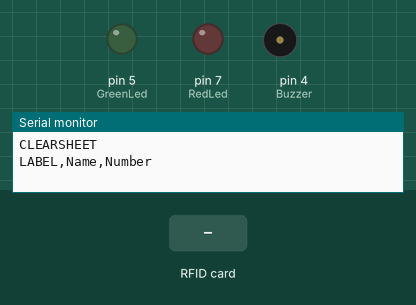
This sketch was run on a simulated Arduino Mega 2560, built with avr-gcc and run on an emulated ATmega2560. On the bench: output pins drawn as LEDs (lit = HIGH), buzzer (waves = sounding, pin HIGH), the last lines printed to the serial monitor. The test bench sets the inputs (shaded band). Pins used as bus, display or sensor lines are not drawn.

Above: at 1.2 s.
1.3 s: RFID card 61 9C 25 1C held to the reader
At 2.3 s:
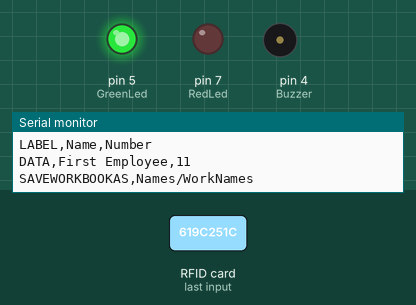
2.8 s: RFID card 5E 7A 19 C4 held to the reader
At 4.7 s:
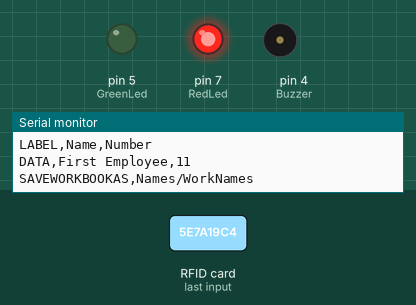
Timing chart, 0 to 7.8 s (numbered marks = the images above; inputs shaded):
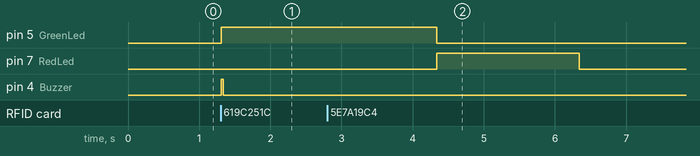

Measured:
- after the input at 1.3 s, pin 5 (GreenLed): LOW → HIGH at once; pin 4 (Buzzer): LOW → HIGH at once, → LOW 0.03 s later
- after the input at 2.8 s, pin 7 (RedLed): LOW → HIGH after 1.5 s, → LOW 2.0 s later

The sketch:

RFID_Excel.ino
```cpp
#include <SPI.h>
#include <MFRC522.h>

#define SS_PIN 53 //RX slave select
#define RST_PIN 9

MFRC522 mfrc522(SS_PIN, RST_PIN); // Create MFRC522 instance.

byte card_ID[4]; //card UID size 4byte
byte Name1[4]={0x61,0x9C,0x25,0x1C};//first UID card
byte Name2[4]={0x61,0xC8,0x7F,0x1C};//second UID card

//if you want the arduino to detect the cards only once
int NumbCard[2];//this array content the number of cards. in my case i have just two cards.
int j=0;

int const RedLed=7;
int const GreenLed=5;
int const Buzzer=4;

String Name;//user name
long Number;//user number
int n ;//The number of card you want to detect (optional)

void setup() {
  Serial.begin(9600); // Initialize serial communications with the PC
  SPI.begin();  // Init SPI bus
  mfrc522.PCD_Init(); // Init MFRC522 card

  Serial.println("CLEARSHEET");                 // clears starting at row 1
  Serial.println("LABEL,Name,Number");// make four columns (Date,Time,[Name:"user name"]line 48 & 52,[Number:"user number"]line 49 & 53)

  pinMode(RedLed,OUTPUT);
  pinMode(GreenLed,OUTPUT);
  pinMode(Buzzer,OUTPUT);

   }

void loop() {
  //look for new card
   if ( ! mfrc522.PICC_IsNewCardPresent()) {
  return;//got to start of loop if there is no card present
 }
 // Select one of the cards
 if ( ! mfrc522.PICC_ReadCardSerial()) {
  return;//if read card serial(0) returns 1, the uid struct contians the ID of the read card.
 }

 for (byte i = 0; i < mfrc522.uid.size; i++) {
     card_ID[i]=mfrc522.uid.uidByte[i];

       if(card_ID[i]==Name1[i]){
       Name="First Employee";//user name
       Number=11;//user number
       j=0;//first number in the NumbCard array : NumbCard[j]
      }
      else if(card_ID[i]==Name2[i]){
       Name="Second Employee";//user name
       Number=12;//user number
       j=1;//Second number in the NumbCard array : NumbCard[j]
      }
      else{
          digitalWrite(GreenLed,LOW);
          digitalWrite(RedLed,HIGH);
          goto cont;//go directly to line 85
     }
}
      if(NumbCard[j] == 1){//to check if the card already detect
      //if you want to use LCD
      //Serial.println("Already Exist");
      }
      else{
      NumbCard[j] = 1;//put 1 in the NumbCard array : NumbCard[j]={1,1} to let the arduino know if the card was detecting
      n++;//(optional)
      Serial.print("DATA," + Name);//send the Name to excel
      Serial.print(",");
      Serial.println(Number); //send the Number to excel
      digitalWrite(GreenLed,HIGH);
      digitalWrite(RedLed,LOW);
      digitalWrite(Buzzer,HIGH);
      delay(30);
      digitalWrite(Buzzer,LOW);
      Serial.println("SAVEWORKBOOKAS,Names/WorkNames");
      }
      delay(1000);
cont:
delay(2000);
digitalWrite(GreenLed,LOW);
digitalWrite(RedLed,LOW);

//if you want to close the Excel when all card had detected and save Excel file in Names Folder. in my case i have just 2 card (optional)
//if(n==2){

  //  Serial.println("FORCEEXCELQUIT");
 //   }
}
```
